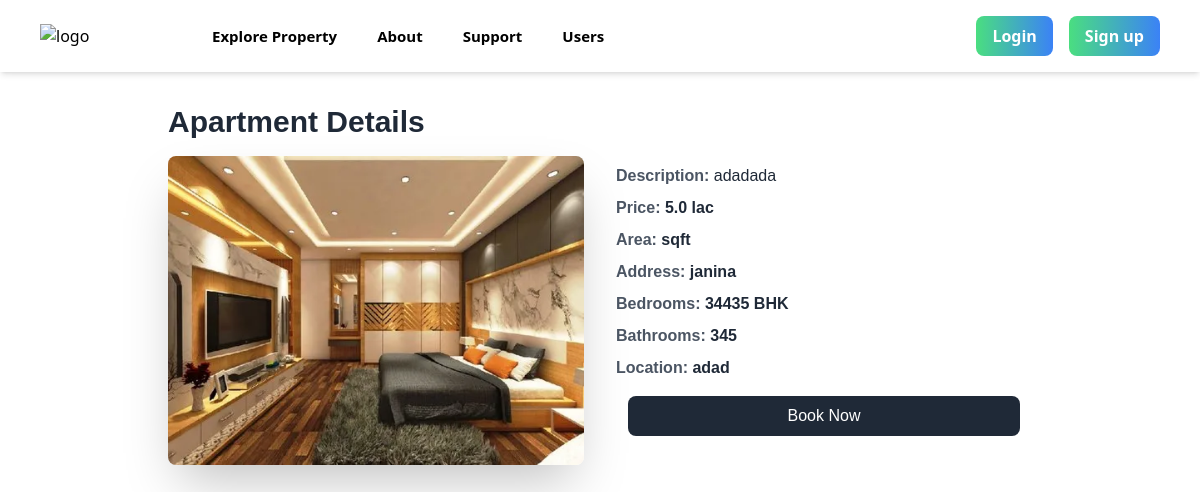
The page /propertydetails/3 on the database its author committed.
### rental/models.py (models this page shows, shortened)
class Property(models.Model):
    STATUS_CHOICES = [
        ('booked', 'Booked'),
        ('not_booked', 'Not Booked'),
        ('pending', 'Pending'),
        ('sold', 'Sold'),
        ('available', 'Available'),
        ('reserved', 'Reserved'),
    ]
    property_type = models.CharField(max_length=100)
    location = models.CharField(max_length=255)
    description = models.TextField()
    num_of_rooms = models.IntegerField()
    num_of_bathrooms = models.IntegerField()
    area_size = models.FloatField()
    price = models.FloatField()
    address = models.TextField(max_length=200, blank=True, null=True)
    status = models.CharField(
        max_length=50,
        choices=STATUS_CHOICES,
        default='not_booked'
    )
    date_created = models.DateTimeField(auto_now_add=True)
    image_1 = models.ImageField(upload_to='property_images/', null=True, blank=True,default='property_images/default_property.png')
    image_2 = models.ImageField(upload_to='property_images/', null=True, blank=True)
    image_3 = models.ImageField(upload_to='property_images/', null=True, blank=True)

### rental/views.py (the view)
# urls.py: path('propertydetails/<str:id>',prop_views.propertydetails,name='propertydetails'),
def propertydetails(request,id):
     property=Property.objects.get(pk=id)
     context={
         'property':property,
     }
     return render(request,template_name="propertydetails.html",context=context)

### templates/propertydetails.html (shortened to what this page needs)
{% extends 'base.html' %} {% block title %} Apartment Details {% endblock %}
    {% block content %}
    <div
      class="max-w-4xl mx-auto px-4 py-8"
      style="
        font-family: 'Titillium Web', sans-serif;
        font-optical-sizing: auto;
      "
    >
      <h1 class="text-3xl font-bold text-gray-800 mb-4">Apartment Details</h1>
      <div class="flex flex-col md:flex-row md:space-x-8">
        <div class="w-full md:w-1/2">
          <img
            src="{{ property.image_1.url }}"
            alt="Property Image"
            class="w-full h-auto rounded-lg shadow-2xl"
          />
        </div>
        <div class="w-full md:w-1/2">
          <p class="text-gray-600 mb-2 font-bold">
            Description: <span class="text-gray-800 font-medium">{{property.description }}</span>
          </p>
          <p class="text-gray-600 mb-2 font-bold">
            Price: <span class="text-gray-800 font-semibold">{{property.price}} lac</span>
          </p>
          <p class="text-gray-600 mb-2 font-bold">
            Area: <span class="text-gray-800 font-semibold">{{property.area}} sqft</span>
          </p>
          <p class="text-gray-600 mb-2 font-bold">
            Address: <span class="text-gray-800 font-semibold">{{property.address}}</span>
          </p>
          <p class="text-gray-600 mb-2 font-bold">
            Bedrooms: <span class="text-gray-800 font-semibold">{{property.num_of_rooms}} BHK</span>
          </p>
          <p class="text-gray-600 mb-2 font-bold">
            Bathrooms: <span class="text-gray-800 font-semibold">{{property.num_of_bathrooms}}</span>
          </p>
          <p class="text-gray-600 mb-2 font-bold">
            Location: <span class="text-gray-800 font-semibold">{{ property.location}}</span>
          </p>
          <div class="flex justify-center mt-4">
            <a
              href="{% url 'booking_success' property.id %}"
              class="bg-gray-800 text-white py-2 px-40 rounded-lg hover:bg-gray-700 transition duration-300 ease-in-out"
              >Book Now</a
            >
          </div>
        </div>
      </div>
    </div>
    {% endblock %}

### rows shown on the page
Property: image_1 (picture), description "adadada", price "5.0", address "janina", num_of_rooms "34435", num_of_bathrooms "345", location "adad"
